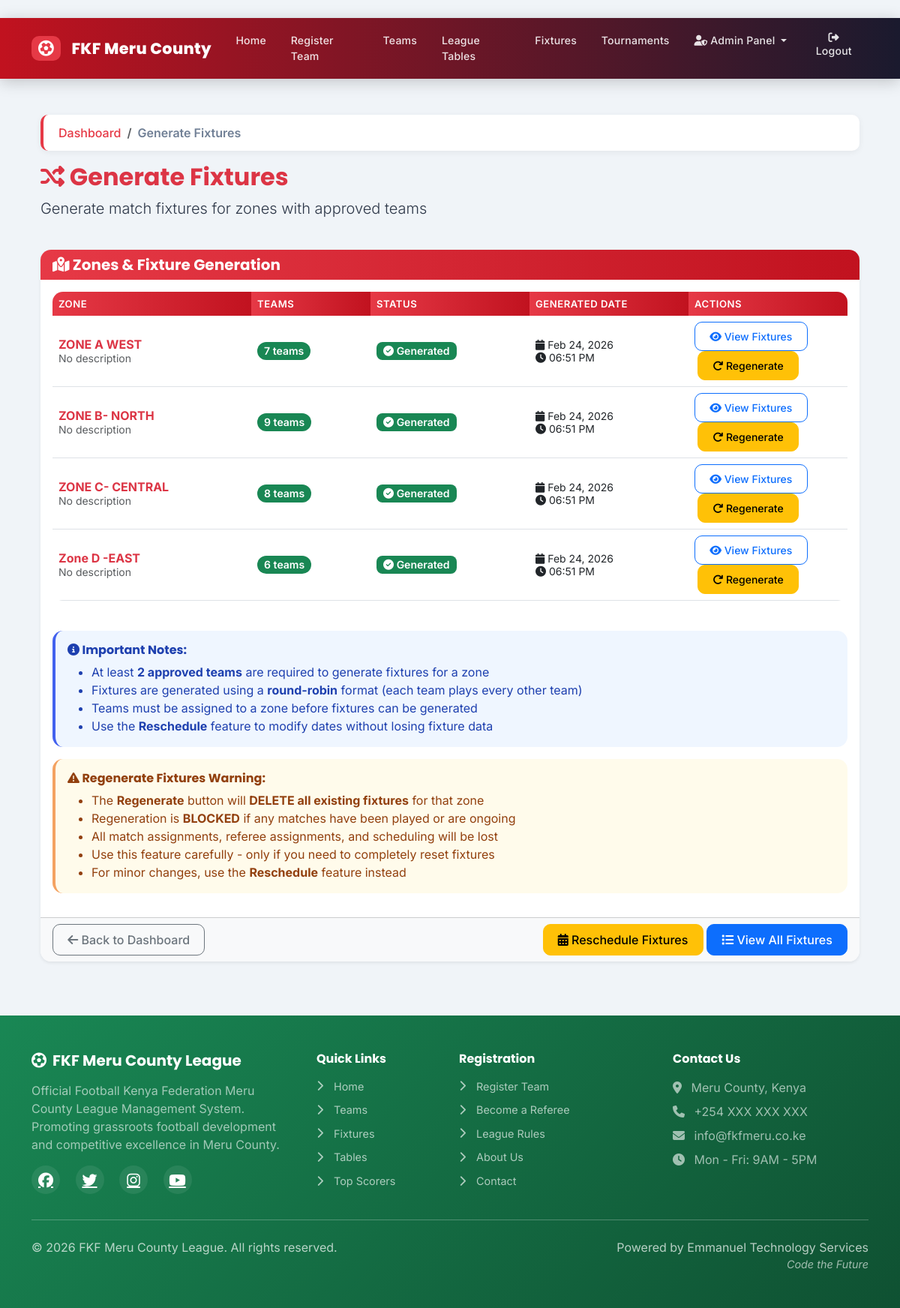
Screenshot of /admin-dashboard/generate-fixtures/ (signed in) with the database file from the repository.
### teams/models.py (models this page shows, shortened)
class Zone(models.Model):
    name = models.CharField(max_length=100)
    description = models.TextField(blank=True)
    created_at = models.DateTimeField(auto_now_add=True)
    fixtures_generated = models.BooleanField(default=False)
    fixture_generation_date = models.DateTimeField(null=True, blank=True)
    season_start_date = models.DateField(null=True, blank=True)
    match_day_of_week = models.IntegerField(default=6, choices=[(6, 'Saturday'), (0, 'Sunday')])
    class Meta:
        ordering = ['name']
    @property
    def approved_teams_count(self):
        return self.team_set.filter(status='approved').count()

### admin_dashboard/admin_views.py (the view, shortened to what this page needs)
# urls.py: path('generate-fixtures/', admin_views.generate_fixtures_admin, name='generate_fixtures_admin'),
@staff_member_required
def generate_fixtures_admin(request):
    zones = Zone.objects.all().order_by('name')
    context = {
        'zones': zones,
        'total_zones': zones.count(),
        'zones_with_fixtures': zones.filter(fixtures_generated=True).count(),
        'zones_pending': zones.filter(fixtures_generated=False).count(),
    }
    return render(request, 'admin/generate_fixtures.html', context)

### templates/admin/generate_fixtures.html (shortened to what this page needs)
﻿{% extends 'base.html' %}
{% load static %}
{% block content %}
<div class="container-fluid mt-4">
    <div class="row mb-4">
        <div class="col-12">
            <nav aria-label="breadcrumb">
                <ol class="breadcrumb">
                    <li class="breadcrumb-item"><a href="{% url 'teams:dashboard' %}">Dashboard</a></li>
                    <li class="breadcrumb-item active">Generate Fixtures</li>
                </ol>
            </nav>
            <h2 class="text-danger">
                <i class="fas fa-random"></i> Generate Fixtures
            </h2>
            <p class="lead">Generate match fixtures for zones with approved teams</p>
        </div>
    </div>
    <div class="row">
        <div class="col-12">
            <div class="card shadow-sm">
                <div class="card-header" style="background:linear-gradient(90deg,#e63946,#c1121f);color:white;">
                    <h5 class="mb-0">
                        <i class="fas fa-map-marked-alt"></i> Zones & Fixture Generation
                    </h5>
                </div>
                <div class="card-body">
                    {% if zones %}
                    <div class="table-responsive">
                        <table class="table table-hover">
                            <thead class="table-light">
                                <tr>
                                    <th width="25%">Zone</th>
                                    <th width="15%">Teams</th>
                                    <th width="20%">Status</th>
                                    <th width="20%">Generated Date</th>
                                    <th width="20%">Actions</th>
                                </tr>
                            </thead>
                            <tbody>
                                {% for zone in zones %}
                                <tr>
                                    <td>
                                        <strong class="text-danger">{{ zone.name }}</strong>
                                        <br>
                                        <small class="text-muted">{{ zone.description|default:"No description" }}</small>
                                    </td>
                                    <td>
                                        <span class="badge {% if zone.approved_teams_count >= 4 %}bg-success{% elif zone.approved_teams_count >= 2 %}bg-info{% else %}bg-warning{% endif %} rounded-pill">
                                            {{ zone.approved_teams_count }}
                                            {% if zone.approved_teams_count == 1 %}team{% else %}teams{% endif %}
                                        </span>
                                    </td>
                                    <td>
                                        {% if zone.fixtures_generated %}
                                        <span class="badge bg-success">
                                            <i class="fas fa-check-circle"></i> Generated
                                        </span>
                                        {% else %}
                                        <span class="badge bg-secondary">
                                            <i class="fas fa-clock"></i> Pending
                                        </span>
                                        {% endif %}
                                    </td>
                                    <td>
                                        {% if zone.fixture_generation_date %}
                                        <small>
                                            <i class="fas fa-calendar"></i>
                                            {{ zone.fixture_generation_date|date:"M d, Y" }}
                                            <br>
                                            <i class="fas fa-clock"></i>
                                            {{ zone.fixture_generation_date|time:"h:i A" }}
                                        </small>
                                        {% else %}
                                        <span class="text-muted">-</span>
                                        {% endif %}
                                    </td>
                                    <td>
                                        {% if not zone.fixtures_generated and zone.approved_teams_count >= 2 %}
                                        <form method="post" style="display: inline;" onsubmit="return confirm('Are you sure you want to generate fixtures for {{ zone.name }}?');">
                                            {% csrf_token %}
                                            <input type="hidden" name="zone_id" value="{{ zone.id }}">
                                            <button type="submit" class="btn btn-sm btn-success">
                                                <i class="fas fa-bolt"></i> Generate Now
                                            </button>
                                        </form>
                                        {% elif zone.approved_teams_count < 2 %}
                                        <span class="text-muted">
                                            <i class="fas fa-info-circle"></i> Need at least 2 teams
                                        </span>
                                        {% else %}
                                        <a href="{% url 'matches:fixtures' %}?zone={{ zone.id }}" class="btn btn-sm btn-outline-primary">
                                            <i class="fas fa-eye"></i> View Fixtures
                                        </a>
                                        <form method="post" style="display: inline;" onsubmit="return confirm('âš ï¸ WARNING: This will DELETE all existing fixtures for {{ zone.name }} and generate new ones.\n\nThis action CANNOT be undone if matches have been played.\n\nAre you absolutely sure?');">
                                            <button type="submit" class="btn btn-sm btn-warning ms-1">
                                                <i class="fas fa-redo"></i> Regenerate
                                            </button>
                                        </form>
                                        {% endif %}
                                    </td>
                                </tr>
                                {% endfor %}
                            </tbody>
                        </table>
                    </div>
                    <div class="alert alert-info mt-4">
                        <h6><i class="fas fa-info-circle"></i> Important Notes:</h6>
                        <ul class="mb-0">
                            <li>At least <strong>2 approved teams</strong> are required to generate fixtures for a zone</li>
                            <li>Fixtures are generated using a <strong>round-robin</strong> format (each team plays every other team)</li>
                            <li>Teams must be assigned to a zone before fixtures can be generated</li>
                            <li>Use the <strong>Reschedule</strong> feature to modify dates without losing fixture data</li>
                        </ul>
                    </div>
                    <div class="alert alert-warning mt-3">
                        <h6><i class="fas fa-exclamation-triangle"></i> Regenerate Fixtures Warning:</h6>
                        <ul class="mb-0">
                            <li>The <strong>Regenerate</strong> button will <strong>DELETE all existing fixtures</strong> for that zone</li>
                            <li>Regeneration is <strong>BLOCKED</strong> if any matches have been played or are ongoing</li>
                            <li>All match assignments, referee assignments, and scheduling will be lost</li>
                            <li>Use this feature carefully - only if you need to completely reset fixtures</li>
                            <li>For minor changes, use the <strong>Reschedule</strong> feature instead</li>
                        </ul>
                    </div>
                    {% else %}
                    <div class="alert alert-warning">
                        <h5><i class="fas fa-exclamation-triangle"></i> No Zones Available</h5>
                        <p class="mb-0">No zones found. Please create zones and assign teams before generating fixtures.</p>
                    </div>
                    {% endif %}
                </div>
                <div class="card-footer bg-light">
                    <div class="d-flex justify-content-between align-items-center">
                        <a href="{% url 'teams:dashboard' %}" class="btn btn-outline-secondary">
                            <i class="fas fa-arrow-left"></i> Back to Dashboard
                        </a>
                        <div>
                            <a href="{% url 'admin_dashboard:reschedule_fixtures_admin' %}" class="btn btn-warning">
                                <i class="fas fa-calendar-alt"></i> Reschedule Fixtures
                            </a>
                            <a href="{% url 'matches:fixtures' %}" class="btn btn-primary">
                                <i class="fas fa-list"></i> View All Fixtures
                            </a>
                        </div>
                    </div>
                </div>
            </div>
        </div>
    </div>
</div>
{% endblock %}

### static/css/app.css (style rules this page uses)
:root { --fkf-primary: #dc3545; --fkf-accent: #198754; }
body { -webkit-font-smoothing: antialiased; -moz-osx-font-smoothing: grayscale; }

### templates/base.html (style rules this page uses)
:root { --primary-red: #e63946; --primary-green: #2dc653; --primary-dark-green: #198754; --primary-white: #FFFFFF; --primary-black: #1a1a2e; --hover-green: #25a244; --accent-gold: #f4a261; --bg-light: #f0f4f8; --card-shadow: 0 4px 24px rgba(0,0,0,0.08); --card-shadow-hover: 0 8px 32px rgba(0,0,0,0.15); --radius: 14px; --transition: all 0.3s cubic-bezier(0.4,0,0.2,1); }
* { box-sizing: border-box; }
body { font-family: 'Inter', 'Segoe UI', sans-serif; background-color: var(--bg-light); display: flex; flex-direction: column; min-height: 100vh; margin: 0; padding: 0; color: #2d3748; }
h1,h2,h3,h4,h5,h6 { font-family: 'Poppins', sans-serif; font-weight: 700; }
.breadcrumb { background: white; padding: 12px 20px; border-radius: 10px; box-shadow: 0 2px 8px rgba(0,0,0,0.06); border-left: 4px solid var(--primary-red); }
.breadcrumb-item a { color: var(--primary-red); text-decoration: none; font-weight: 500; transition: var(--transition); }
.breadcrumb-item.active { color: #718096; font-weight: 600; }
.card { border: none; border-radius: var(--radius); box-shadow: var(--card-shadow); transition: var(--transition); overflow: hidden; }
.card-header { border-bottom: none; font-weight: 600; }
.alert { border: none; border-radius: var(--radius); border-left: 4px solid; }
.alert-warning { border-left-color: var(--accent-gold); background: #fffbeb; color: #92400e; }
.alert-info { border-left-color: #4361ee; background: #eff6ff; color: #1e40af; }
.btn { border-radius: 10px; font-weight: 500; transition: var(--transition); padding: 0.5rem 1.2rem; }
.badge { border-radius: 8px; font-weight: 600; }
.table { border-radius: var(--radius); overflow: hidden; }
.table thead th { background: linear-gradient(90deg,var(--primary-red),#c1121f); color: white; font-weight: 600; border: none; font-size: 0.82rem; text-transform: uppercase; letter-spacing: 0.5px; }

### templates/admin/generate_fixtures.html (style rules this page uses)
.table td { vertical-align: middle; }
.badge { font-size: 0.875rem; }

### rows the page displays
Zone: name "ZONE A WEST", description "No description", approved_teams_count "7", fixtures_generated True (drawn), fixture_generation_date "Feb 24, 2026", fixture_generation_date "06:51 PM"
Zone: name "ZONE B- NORTH", description "No description", approved_teams_count "9", fixtures_generated True (drawn), fixture_generation_date "Feb 24, 2026", fixture_generation_date "06:51 PM"
Zone: name "ZONE C- CENTRAL", description "No description", approved_teams_count "8", fixtures_generated True (drawn), fixture_generation_date "Feb 24, 2026", fixture_generation_date "06:51 PM"
Zone: name "Zone D -EAST", description "No description", approved_teams_count "6", fixtures_generated True (drawn), fixture_generation_date "Feb 24, 2026", fixture_generation_date "06:51 PM"
